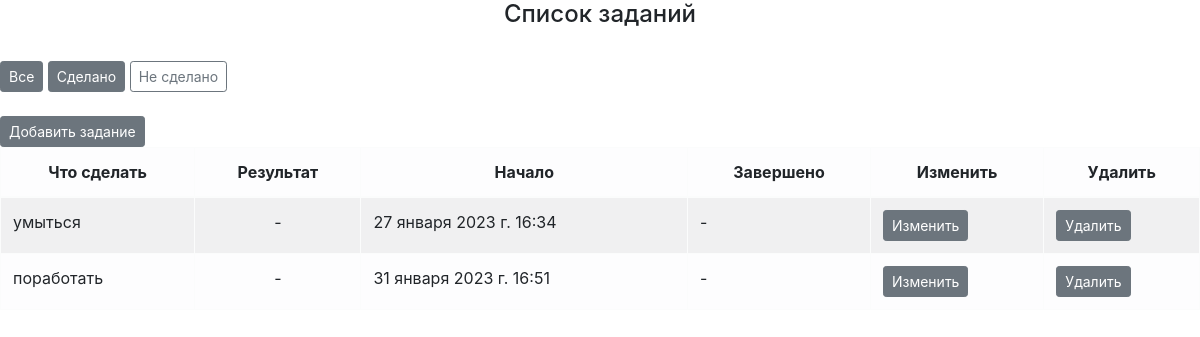
Page /list/off/ on the committed database.
### todolist/models.py (models this page shows, shortened)
class ToDo(models.Model):
    name = models.CharField(max_length=64, help_text="Список дел")
    is_done = models.BooleanField(default=False, help_text="Выполнено ли дело")
    timestamp_start = models.DateTimeField(
        auto_now_add=True, help_text="Время формирования задания"
    )
    timestamp_end = models.DateTimeField(
        blank=True, null=True, help_text="Время выполнения задания"
    )
    class Meta:
        verbose_name_plural = "Дела"

### todolist/views.py (the view)
# urls.py: path('list/off/', FullListViewOff.as_view(), name='load_off'),
class FullListViewOff(ListView):
    context_object_name = "todo_"
    queryset = ToDo.objects.filter(is_done=False)
    template_name = "todo_list_off.html"

### todolist/templates/todo_list_off.html
{% extends 'base_list.html' %}
{% block title %}
<h4 align="center">Список заданий</h4>
<br>
<a href="{% url 'load' %}" type="button" class="btn btn-secondary btn-sm">Все</a>
<a href="{% url 'load_on' %}" type="button" class="btn btn-secondary btn-sm">Сделано</a>
<a href="#" type="button" class="btn btn-outline-secondary btn-sm">Не сделано</a>
<br>
<br>
{% endblock title %}

### todolist/templates/base_list.html
{% extends 'base.html' %}
{% block content %}
{% block title %}
{% endblock title %}
<div><a href="{% url 'add' %}" type="button" class="btn btn-secondary btn-sm">Добавить задание</a></div>
<table class="table table-light table-bordered table-hover table-striped">
    <thead align="center">
        <tr>
            <th>Что сделать</th>
            <th>Результат</th>
            <th>Начало</th>
            <th>Завершено</th>
            <th>Изменить</th>
            <th>Удалить</th>
        </tr>
    </thead>
    {% for todo in todo_ %}
    <tr>
        <td>{{ todo.name }}</td>
        <td align="center">
            {% if todo.is_done %}
                +
            {% else %}
                -
            {% endif%}
        </td>
        <td>{{ todo.timestamp_start }}</td>
        <td>
            {% if todo.timestamp_end %}
                {{ todo.timestamp_end }}
            {% else %}
                -
            {% endif %}
        </td>
        <td>
            <a href="{% url 'edit' todo.pk %}" type="button" class="btn btn-secondary btn-sm">Изменить</a>
        </td>
        <td>
            <a href="{% url 'delete' todo.pk %}" type="button" class="btn btn-secondary btn-sm">Удалить</a>
        </td>
    </tr>
    {% endfor %}
</table>
{% endblock content %}

### rows in the picture
ToDo: name "умыться", timestamp_start "27 января 2023 г. 16:34"
ToDo: name "поработать", timestamp_start "31 января 2023 г. 16:51"
